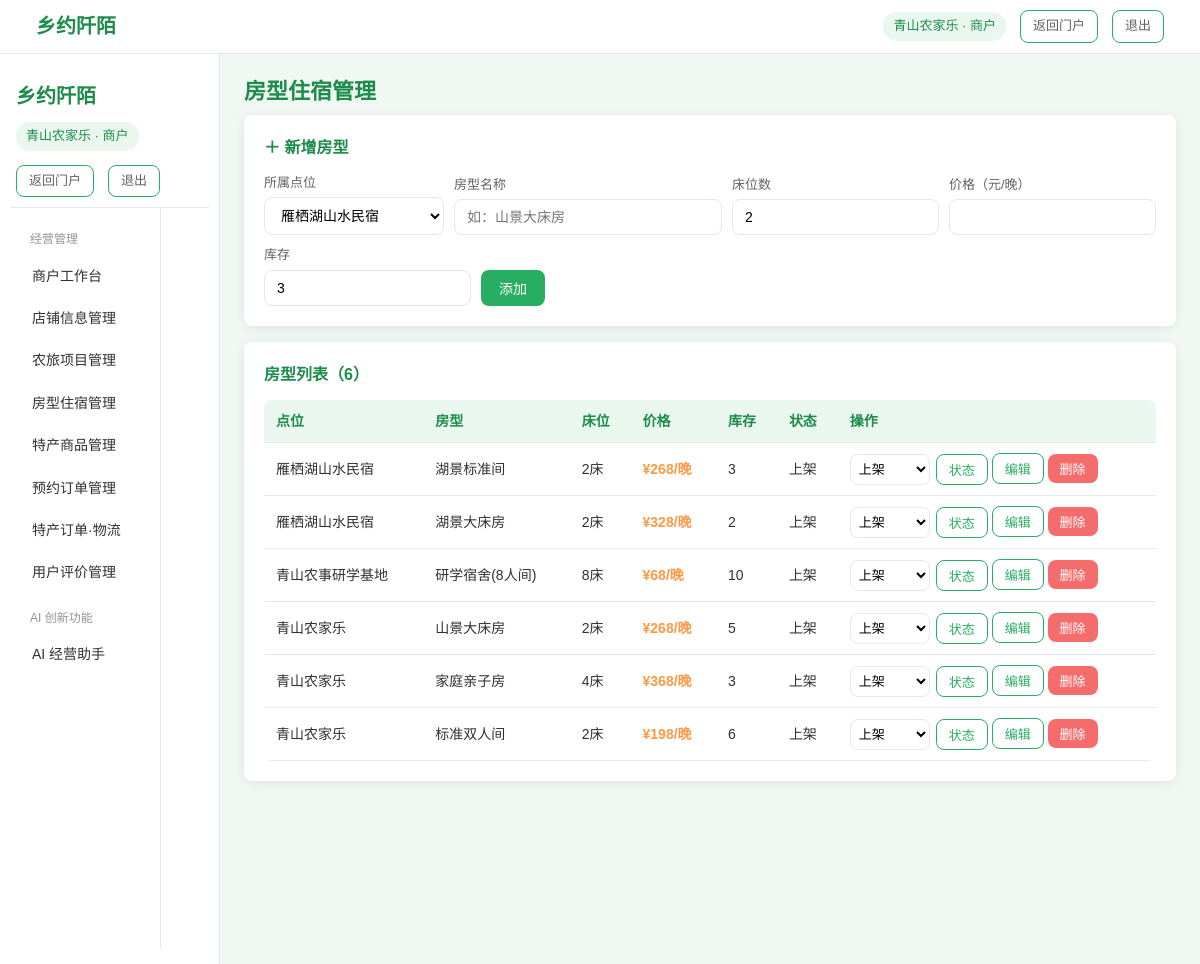
The app's page /merchant/rooms (signed in) with its own data.
### tables this page shows
CREATE TABLE users (
            id INTEGER PRIMARY KEY AUTOINCREMENT,
            username TEXT NOT NULL UNIQUE,
            password TEXT NOT NULL,
            role INTEGER DEFAULT 0,            -- 0游客 1商户 3平台管理员
            status TEXT DEFAULT '正常',         -- 正常/待审核/驳回/禁用
            phone TEXT,
            region TEXT DEFAULT '',            -- 所在地区（省-市-县）
            avatar TEXT DEFAULT 'user.jpg',
            shop_name TEXT DEFAULT '',         -- 商户店铺名称
            shop_type TEXT DEFAULT '',         -- 正规农家乐/农户体验点/农村合作社
            shop_address TEXT DEFAULT '',
            shop_desc TEXT DEFAULT '',
            created_at TEXT DEFAULT (datetime('now', 'localtime'))
        );

CREATE TABLE farmstays (
            id INTEGER PRIMARY KEY AUTOINCREMENT,
            merchant_id INTEGER NOT NULL,      -- 所属商户
            name TEXT NOT NULL,
            region TEXT DEFAULT '',            -- 地区（省-市-县）
            address TEXT DEFAULT '',
            category TEXT DEFAULT '采摘体验',  -- 采摘体验/农家住宿/农家餐饮/农耕研学/非遗体验
            price_min REAL DEFAULT 0,          -- 最低参考价
            score REAL DEFAULT 5.0,            -- 评分
            tags TEXT DEFAULT '',              -- 特色标签（逗号分隔）
            description TEXT DEFAULT '',
            image TEXT DEFAULT 'farm_default.jpg',
            lng REAL DEFAULT 0,                -- 经度（高德地图导航）
            lat REAL DEFAULT 0,                -- 纬度（高德地图导航）
            status TEXT DEFAULT '上架',         -- 上架/下架
            views INTEGER DEFAULT 0,          -- 浏览量
            created_at TEXT DEFAULT (datetime('now', 'localtime'))
        );

CREATE TABLE rooms (
            id INTEGER PRIMARY KEY AUTOINCREMENT,
            farmstay_id INTEGER NOT NULL,
            name TEXT NOT NULL,
            beds INTEGER DEFAULT 1,
            price REAL DEFAULT 0,
            stock INTEGER DEFAULT 1,
            status TEXT DEFAULT '上架',
            image TEXT DEFAULT ''
        );

### app.py (the view)
@app.route('/merchant/rooms')
@role_required(1)
def merchant_rooms():
    user = get_user()
    farmstays = models.list_farmstays(merchant_id=user['id'])
    rooms = []
    for fs in farmstays:
        for rm in models.list_rooms(fs['id']):
            rooms.append({'rm': rm, 'fs': fs})
    return render_template('merchant/rooms.html', rooms=rooms, farmstays=farmstays,
                           user=get_user())

### app.py (called while the page is built)
def role_required(*roles):
    def decorator(view):
        @wraps(view)
        def wrapped(*args, **kwargs):
            if 'user_id' not in session:
                flash('请先登录', 'warning')
                return redirect(url_for('login'))
            if session.get('role') not in roles:
                flash('您没有权限访问该页面', 'danger')
                return redirect(url_for('index'))
            return view(*args, **kwargs)
        return wrapped
    return decorator

def get_user():
    if 'user_id' in session:
        return models.get_user_by_id(session['user_id'])
    return None

@app.context_processor
def inject_globals():
    u = get_user()
    return {'cart_count': models.get_cart_count(u['id']) if u else 0}

### models.py (called while the page is built)
def get_conn():
    conn = sqlite3.connect(DB_PATH)
    conn.row_factory = sqlite3.Row
    return conn

def get_user_by_id(uid):
    conn = get_conn()
    row = conn.execute('SELECT * FROM users WHERE id=?', (uid,)).fetchone()
    conn.close()
    return row

def list_farmstays(region='', category='', keyword='', merchant_id=None):
    conn = get_conn()
    sql = 'SELECT * FROM farmstays WHERE status="上架"'
    args = []
    if region:
        sql += ' AND region LIKE ?'
        args.append(f'%{region}%')
    if category:
        sql += ' AND category=?'
        args.append(category)
    if keyword:
        sql += ' AND (name LIKE ? OR description LIKE ? OR tags LIKE ?)'
        args += [f'%{keyword}%', f'%{keyword}%', f'%{keyword}%']
    if merchant_id:
        sql = 'SELECT * FROM farmstays WHERE merchant_id=?'
        args = [merchant_id]
    sql += ' ORDER BY id DESC'
    rows = conn.execute(sql, args).fetchall()
    conn.close()
    return rows

def list_rooms(farmstay_id=None):
    conn = get_conn()
    if farmstay_id:
        rows = conn.execute('SELECT * FROM rooms WHERE farmstay_id=? ORDER BY id', (farmstay_id,)).fetchall()
    else:
        rows = conn.execute('SELECT * FROM rooms ORDER BY id').fetchall()
    conn.close()
    return rows

def get_cart_count(user_id):
    conn = get_conn()
    r = conn.execute('SELECT COUNT(*) c FROM carts WHERE user_id=?', (user_id,)).fetchone()
    conn.close()
    return r['c']

### templates/merchant/rooms.html (shortened to what this page needs)
{% extends "base_console.html" %}
{% block sidebar %}{% include "merchant/sidebar.html" %}{% endblock %}
{% block content %}
<h1 class="page-title"> 房型住宿管理</h1>
<div class="card">
<div class="card-title">＋ 新增房型</div>
<form action="/merchant/room/add" method="post" style="display:flex;gap:10px;flex-wrap:wrap;align-items:flex-end;">
<div style="min-width:180px;">
<div class="ai-input-label">所属点位</div>
<select name="farmstay_id" class="form-control" required>
{% for f in farmstays %}
<option value="{{ f['id'] }}">{{ f['name'] }}</option>
{% endfor %}
</select>
</div>
<div style="flex:1;min-width:150px;">
<div class="ai-input-label">房型名称</div>
<input type="text" name="name" class="form-control" required placeholder="如：山景大床房">
</div>
<div style="min-width:90px;">
<div class="ai-input-label">床位数</div>
<input type="number" name="beds" class="form-control" value="2" min="1">
</div>
<div style="min-width:100px;">
<div class="ai-input-label">价格（元/晚）</div>
<input type="number" name="price" class="form-control" step="0.1" min="0" required>
</div>
<div style="min-width:80px;">
<div class="ai-input-label">库存</div>
<input type="number" name="stock" class="form-control" value="3" min="0">
</div>
<button type="submit" class="btn btn-primary">添加</button>
</form>
</div>
<div class="card">
<div class="card-title">房型列表（{{ rooms|length }}）</div>
<table class="table">
<thead><tr><th>点位</th><th>房型</th><th>床位</th><th>价格</th><th>库存</th><th>状态</th><th>操作</th></tr></thead>
<tbody>
{% for item in rooms %}
<tr>
<td>{{ item['fs']['name'] }}</td>
<td>{{ item['rm']['name'] }}</td>
<td>{{ item['rm']['beds'] }}床</td>
<td style="color:var(--orange);font-weight:600;">¥{{ '%.0f' % item['rm']['price'] }}/晚</td>
<td>{{ item['rm']['stock'] }}</td>
<td>{{ item['rm']['status'] }}</td>
<td style="white-space:nowrap;">
<form action="/merchant/room/update" method="post" style="display:inline-flex;gap:6px;">
<select name="status" class="form-control" style="display:inline-block;width:80px;padding:4px;font-size:13px;">
<option value="上架" {% if item['rm']['status']=='上架' %}selected{% endif %}>上架</option>
</select>
<button type="submit" class="btn btn-outline btn-sm">状态</button>
</form>
<button class="btn btn-outline btn-sm" onclick="var e=document.getElementById('edit-room-{{ item['rm']['id'] }}');e.style.display=e.style.display==='none'?'table-row':'none';">编辑</button>
<form action="/merchant/room/delete" method="post" style="display:inline;" onsubmit="return confirm('确定删除房型「{{ item['rm']['name'] }}」吗？');">
<button type="submit" class="btn btn-danger btn-sm">删除</button>
</form>
</td>
</tr>
{% endfor %}
</tbody>
</table>
</div>
{% endblock %}

### templates/base_console.html (shortened to what this page needs)
<!DOCTYPE html>
<html lang="zh-CN">
<head>
<link rel="stylesheet" href="{{ url_for('static', filename='css/style.css') }}">
</head>
<body class="console-body">
<nav class="topbar">
<div class="topbar-inner">
<a href="/" class="logo"> 乡约阡陌</a>
<div class="topbar-links">
<span class="user-badge">{{ user['username'] }} · {{ {'0':'游客','1':'商户','3':'平台管理员'}[user['role']|string] }}</span>
<a href="/" class="btn btn-outline btn-sm">返回门户</a>
<a href="/logout" class="btn btn-outline btn-sm">退出</a>
</div>
</div>
</nav>
<div class="console-wrap">
<aside class="sidebar" id="sidebar">
{% block sidebar %}{% endblock %}
</aside>
<div class="console-main">
{% block content %}{% endblock %}
</div>
</div>
</body>
</html>

### css/style.css (style rules this page uses)
* { margin: 0; padding: 0; box-sizing: border-box; }
:root { --green: #27AE60; --green-dark: #1E8C4A; --green-bg: #E9F7EE; --orange: #FF9845; --bg: #F1F8F3; --text: #303133; --text2: #606266; --border: #e4e7ed; }
body { font-family: "Microsoft YaHei", "PingFang SC", sans-serif; background: var(--bg); color: var(--text); line-height: 1.6; }
a { color: var(--green); text-decoration: none; }
.topbar { background: #fff; border-bottom: 1px solid var(--border); padding: 10px 0; position: sticky; top: 0; z-index: 100; }
.topbar-inner { width: 94%; max-width: 1320px; margin: 0 auto; display: flex; justify-content: space-between; align-items: center; gap: 10px; flex-wrap: wrap; }
.logo { font-size: 20px; font-weight: 700; color: var(--green-dark); }
.topbar-links { display: flex; align-items: center; gap: 14px; flex-wrap: wrap; font-size: 14px; }
.topbar-links a { color: var(--text2); }
.user-badge { background: var(--green-bg); color: var(--green-dark); padding: 4px 10px; border-radius: 14px; font-size: 13px; }
.btn { display: inline-block; padding: 8px 18px; border: none; border-radius: 8px; font-size: 14px; cursor: pointer; text-decoration: none; transition: all .2s; }
.btn-primary { background: var(--green); color: #fff; }
.btn-outline { background: #fff; color: var(--green); border: 1px solid var(--green); }
.btn-danger { background: #F56C6C; color: #fff; }
.btn-sm { padding: 5px 12px; font-size: 13px; }
.page-title { font-size: 22px; color: var(--green-dark); margin-bottom: 6px; }
.card { background: #fff; border-radius: 8px; padding: 20px; box-shadow: 0 2px 12px rgba(0,0,0,0.08); margin-bottom: 16px; }
.card-title { font-size: 16px; font-weight: 600; color: var(--green-dark); margin-bottom: 12px; }
.ai-input-label { font-size: 13px; color: var(--text2); margin-bottom: 4px; }
.form-control { width: 100%; padding: 9px 12px; border: 1px solid var(--border); border-radius: 8px; font-size: 14px; font-family: inherit; background: #fff; }
.table { width: 100%; border-collapse: collapse; background: #fff; font-size: 14px; border-radius: 8px; overflow: hidden; }
.table th, .table td { padding: 10px 12px; border-bottom: 1px solid var(--border); text-align: left; }
.table th { background: var(--green-bg); color: var(--green-dark); font-weight: 600; }
.console-body { display: flex; flex-direction: column; min-height: 100vh; }
.console-wrap { display: flex; flex: 1; width: 100%; max-width: 1440px; margin: 0 auto; }
.sidebar { width: 220px; background: #fff; border-right: 1px solid var(--border); padding: 16px 10px; min-height: calc(100vh - 60px); }
.console-main { flex: 1; padding: 20px 24px; min-width: 0; }

### records on screen
users: username "青山农家乐 青山农家乐", role "商户 商户"
farmstays: fs.name "雁栖湖山水民宿" "雁栖湖山水民宿"
rooms: rm.name "湖景标准间", rm.beds "2", price "268", rm.stock "3", rm.status "上架", status "上架"
rooms: rm.name "湖景大床房", rm.beds "2", price "328", rm.stock "2", rm.status "上架", status "上架"
farmstays: fs.name "青山农事研学基地"
rooms: rm.name "研学宿舍(8人间)", rm.beds "8", price "68", rm.stock "10", rm.status "上架", status "上架"
farmstays: fs.name "青山农家乐" "青山农家乐" "青山农家乐"
rooms: rm.name "山景大床房", rm.beds "2", price "268", rm.stock "5", rm.status "上架", status "上架"
rooms: rm.name "家庭亲子房", rm.beds "4", price "368", rm.stock "3", rm.status "上架", status "上架"
rooms: rm.name "标准双人间", rm.beds "2", price "198", rm.stock "6", rm.status "上架", status "上架"

### other values on screen
{{ rooms|length }} "6"
form field farmstay_id "雁栖湖山水民宿"
